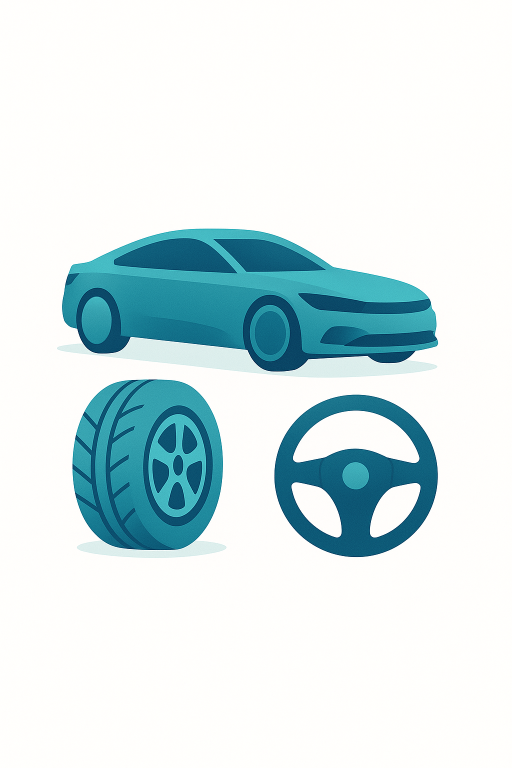
#> input picture reviewhub/src/assets/category_automotive.png, 1024 x 1536 px (shown at 1/2 size)
$ python -i visual_search_service.py   (imports and definitions only)
#> lines starting #> are read from the running program, lines starting #| are printed output that depends on the picture; after the words box and inside, x2 and y2 are one past the last pixel; in counts of white or black regions, pixels touching at a corner belong together
"""
Visual Search Service for ReviewHub

This service provides image-based product search capabilities using computer vision
and machine learning techniques to find visually similar products.
"""

import os
import json
import hashlib
import numpy as np
from PIL import Image, ImageOps
import requests
from io import BytesIO
from datetime import datetime, timedelta
from typing import List, Dict, Tuple, Optional
import logging

# Configure logging
# [1 line not run here, left out]
logger = logging.getLogger(__name__)

class VisualSearchService:
    """Service for handling visual search operations"""

    def __init__(self, app=None):
        self.app = app
        self.image_features_cache = {}
        self.similarity_threshold = 0.7
        self.max_results = 20

        # Image processing settings
        self.target_size = (224, 224)
        self.supported_formats = ['JPEG', 'JPG', 'PNG', 'WEBP']
        self.max_file_size = 10 * 1024 * 1024  # 10MB

        if app:
            self.init_app(app)

    # [38 lines left out: functions init_app, validate_image, not called in this run]

    def preprocess_image(self, image_path_or_file) -> np.ndarray:
        """Preprocess image for feature extraction"""
        try:
            # Load image
            if isinstance(image_path_or_file, str):
                image = Image.open(image_path_or_file)
            else:
                image = Image.open(image_path_or_file)

            # Convert to RGB if necessary
            if image.mode != 'RGB':
                image = image.convert('RGB')

            # Resize while maintaining aspect ratio
            image = ImageOps.fit(image, self.target_size, Image.Resampling.LANCZOS)

            # Convert to numpy array and normalize
            image_array = np.array(image, dtype=np.float32) / 255.0

            return image_array

        except Exception as e:
            logger.error(f"Error preprocessing image: {str(e)}")
            raise

    def extract_color_features(self, image_array: np.ndarray) -> Dict:
        """Extract color-based features from image"""
        try:
            # Calculate color histograms
            hist_r = np.histogram(image_array[:, :, 0], bins=32, range=(0, 1))[0]
            hist_g = np.histogram(image_array[:, :, 1], bins=32, range=(0, 1))[0]
            hist_b = np.histogram(image_array[:, :, 2], bins=32, range=(0, 1))[0]

            # Normalize histograms
            hist_r = hist_r / np.sum(hist_r)
            hist_g = hist_g / np.sum(hist_g)
            hist_b = hist_b / np.sum(hist_b)

            # Calculate dominant colors
            dominant_colors = self._get_dominant_colors(image_array)

            # Calculate average color
            avg_color = np.mean(image_array.reshape(-1, 3), axis=0)

            return {
                'color_histogram_r': hist_r.tolist(),
                'color_histogram_g': hist_g.tolist(),
                'color_histogram_b': hist_b.tolist(),
                'dominant_colors': dominant_colors,
                'average_color': avg_color.tolist()
            }

        except Exception as e:
            logger.error(f"Error extracting color features: {str(e)}")
            return {}

    def extract_texture_features(self, image_array: np.ndarray) -> Dict:
        """Extract texture-based features from image"""
        try:
            # Convert to grayscale
            gray = np.dot(image_array[...,:3], [0.2989, 0.5870, 0.1140])

            # Calculate texture features using simple statistical measures
            # In a production environment, you might use more sophisticated methods
            # like Local Binary Patterns (LBP) or Gabor filters

            # Standard deviation (texture roughness)
            texture_std = np.std(gray)

            # Edge density using simple gradient
            grad_x = np.abs(np.diff(gray, axis=1))
            grad_y = np.abs(np.diff(gray, axis=0))
            edge_density = (np.mean(grad_x) + np.mean(grad_y)) / 2

            # Contrast
            contrast = np.max(gray) - np.min(gray)

            return {
                'texture_std': float(texture_std),
                'edge_density': float(edge_density),
                'contrast': float(contrast)
            }

        except Exception as e:
            logger.error(f"Error extracting texture features: {str(e)}")
            return {}

    def extract_shape_features(self, image_array: np.ndarray) -> Dict:
        """Extract shape-based features from image"""
        try:
            # Convert to grayscale and threshold
            gray = np.dot(image_array[...,:3], [0.2989, 0.5870, 0.1140])
            threshold = np.mean(gray)
            binary = (gray > threshold).astype(np.uint8)

            # Calculate basic shape features
            # In production, you might use more sophisticated shape descriptors

            # Aspect ratio
            height, width = binary.shape
            aspect_ratio = width / height

            # Fill ratio (percentage of non-zero pixels)
            fill_ratio = np.sum(binary) / (height * width)

            # Compactness (simplified)
            perimeter = np.sum(np.abs(np.diff(binary, axis=0))) + np.sum(np.abs(np.diff(binary, axis=1)))
            area = np.sum(binary)
            compactness = (perimeter ** 2) / (4 * np.pi * area) if area > 0 else 0

            return {
                'aspect_ratio': float(aspect_ratio),
                'fill_ratio': float(fill_ratio),
                'compactness': float(compactness)
            }

        except Exception as e:
            logger.error(f"Error extracting shape features: {str(e)}")
            return {}

    def _get_dominant_colors(self, image_array: np.ndarray, k: int = 5) -> List[List[float]]:
        """Extract dominant colors using simple clustering"""
        try:
            # Reshape image to list of pixels
            pixels = image_array.reshape(-1, 3)

            # Simple k-means clustering (simplified implementation)
            # In production, you might use sklearn.cluster.KMeans

            # Random initialization
            np.random.seed(42)
            centroids = np.random.rand(k, 3)

            # Simple k-means iterations
            for _ in range(10):
                # Assign pixels to nearest centroid
                distances = np.sqrt(((pixels - centroids[:, np.newaxis])**2).sum(axis=2))
                closest_centroid = np.argmin(distances, axis=0)

                # Update centroids
                for i in range(k):
                    if np.sum(closest_centroid == i) > 0:
                        centroids[i] = np.mean(pixels[closest_centroid == i], axis=0)

            return centroids.tolist()

        except Exception as e:
            logger.error(f"Error extracting dominant colors: {str(e)}")
            return []

    def extract_features(self, image_path_or_file) -> Dict:
        """Extract comprehensive features from image"""
        try:
            # Preprocess image
            image_array = self.preprocess_image(image_path_or_file)
#> in preprocess_image, image is the input picture: PIL image 1024x1536 RGB; mean R, G, B 213.1, 230, 232.3
#> in preprocess_image, `image = ImageOps.fit(image, self.target_size, Image.Resampling.LANCZOS)`:
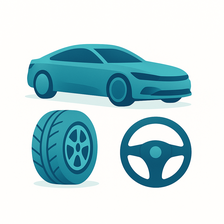
#> image: PIL image 224x224 RGB; mean R, G, B 192.2, 217.7, 222.2

            # Extract different types of features
            color_features = self.extract_color_features(image_array)
#> in extract_color_features, `hist_r = np.histogram(image_array[:, :, 0], bins=32, range=(0, 1))[0]`: hist_r = 32 values, max 34385 at index 31, min 34 at index 20, mean 1568
#> in extract_color_features, `hist_g = np.histogram(image_array[:, :, 1], bins=32, range=(0, 1))[0]`: hist_g = 32 values, max 34549 at index 31, min 0 at index 0, mean 1568
#> in extract_color_features, `hist_b = np.histogram(image_array[:, :, 2], bins=32, range=(0, 1))[0]`: hist_b = 32 values, max 34441 at index 31, min 0 at index 0, mean 1568
#> in extract_color_features, `hist_r = hist_r / np.sum(hist_r)`: hist_r = 32 values, max 0.685 at index 31, min 0.000678 at index 20, mean 0.0312
#> in extract_color_features, `hist_g = hist_g / np.sum(hist_g)`: hist_g = 32 values, max 0.689 at index 31, min 0 at index 0, mean 0.0312
#> in extract_color_features, `hist_b = hist_b / np.sum(hist_b)`: hist_b = 32 values, max 0.686 at index 31, min 0 at index 0, mean 0.0312
#> after the loop in _get_dominant_colors, `for _ in range(10):`: centroids = [[0.992, 0.992, 0.984], [0.0583, 0.362, 0.474], [0.209, 0.624, 0.68], [0.708, 0.0206, 0.97], [0.832, 0.212, 0.182]]
#> in extract_color_features, `dominant_colors = self._get_dominant_colors(image_array)`: dominant_colors has the same summary as centroids in _get_dominant_colors
#> in extract_color_features, `avg_color = np.mean(image_array.reshape(-1, 3), axis=0)`: avg_color = [0.754, 0.854, 0.872]
#> color_features = 5 items
            texture_features = self.extract_texture_features(image_array)
#> in extract_texture_features, `gray = np.dot(image_array[...,:3], [0.2989, 0.5870, 0.1140])`:
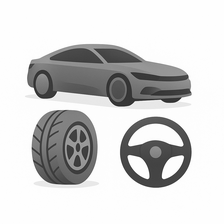
#> gray: shape (224, 224) float64; min 0.15, max 1, mean 0.826
#> in extract_texture_features, `texture_std = np.std(gray)`: texture_std = 0.275
#> in extract_texture_features, `grad_x = np.abs(np.diff(gray, axis=1))`:
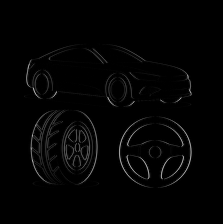
#> grad_x: shape (224, 223) float64; min 0, max 0.686, mean 0.0162
#> in extract_texture_features, `grad_y = np.abs(np.diff(gray, axis=0))`:
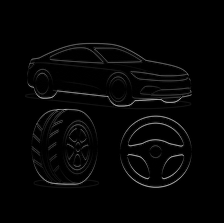
#> grad_y: shape (223, 224) float64; min 0, max 0.656, mean 0.0202
#> in extract_texture_features, `edge_density = (np.mean(grad_x) + np.mean(grad_y)) / 2`: edge_density = 0.0182
#> in extract_texture_features, `contrast = np.max(gray) - np.min(gray)`: contrast = 0.85
#> texture_features = {'texture_std': 0.275, 'edge_density': 0.0182, 'contrast': 0.85}
            shape_features = self.extract_shape_features(image_array)
#> in extract_shape_features, `threshold = np.mean(gray)`: threshold = 0.826
#> in extract_shape_features, `binary = (gray > threshold).astype(np.uint8)`:
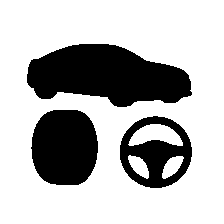
#> binary: shape (224, 224); values 0 (black) and 1 (white), 71.8% white; 3 black regions, box (x1, y1, x2, y2) and area: (27, 44, 192, 107) 7213, (31, 110, 98, 185) 4214, (120, 116, 192, 188) 2711
#> in extract_shape_features, `fill_ratio = np.sum(binary) / (height * width)`: fill_ratio = 0.718
#> in extract_shape_features, `perimeter = np.sum(np.abs(np.diff(binary, axis=0))) + np.sum(np.abs(np..`: perimeter = 178688
#> in extract_shape_features, `area = np.sum(binary)`: area = 36038
#> in extract_shape_features, `compactness = (perimeter ** 2) / (4 * np.pi * area) if area > 0 else 0`: compactness = 70505.1
#> shape_features = {'aspect_ratio': 1, 'fill_ratio': 0.718, 'compactness': 70505.1}

            # Combine all features
            features = {
                'color': color_features,
                'texture': texture_features,
                'shape': shape_features,
                'extracted_at': datetime.utcnow().isoformat()
            }

            return features

        except Exception as e:
            logger.error(f"Error extracting features: {str(e)}")
            raise

    # [255 lines left out: functions calculate_similarity, _calculate_color_similarity, _calculate_texture_similarity, _calculate_shape_similarity, save_image_features, load_image_features and 4 more, not called in this run]

# Global instance
visual_search_service = VisualSearchService()

>>> result = VisualSearchService().extract_features('../reviewhub/src/assets/category_automotive.png')
#> result = 4 items

$ run again, on reviewhub/src/assets/category_beauty.png
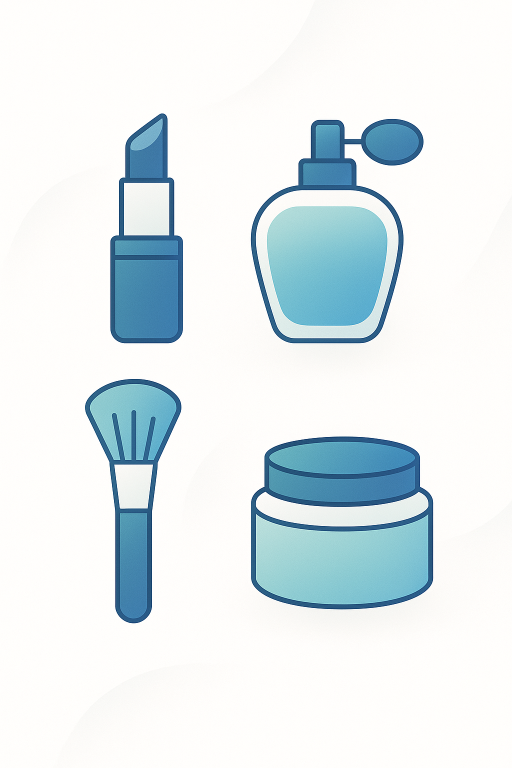
#> input picture reviewhub/src/assets/category_beauty.png, 1024 x 1536 px (shown at 1/2 size)
#> in preprocess_image, image is the input picture: PIL image 1024x1536 RGB; mean R, G, B 226.1, 235.6, 238.4
#> image: PIL image 224x224 RGB
#> in extract_color_features, `hist_r = np.histogram(image_array[:, :, 0], bins=32, range=(0, 1))[0]`: hist_r = 32 values, max 34746 at index 31, min 0 at index 0, mean 1568
#> in extract_color_features, `hist_g = np.histogram(image_array[:, :, 1], bins=32, range=(0, 1))[0]`: hist_g = 32 values, max 34638 at index 31, min 0 at index 0, mean 1568
#> in extract_color_features, `hist_b = np.histogram(image_array[:, :, 2], bins=32, range=(0, 1))[0]`: hist_b = 32 values, max 33189 at index 31, min 0 at index 0, mean 1568
#> in extract_color_features, `hist_r = hist_r / np.sum(hist_r)`: hist_r = 32 values, max 0.692 at index 31, min 0 at index 0, mean 0.0312
#> in extract_color_features, `hist_g = hist_g / np.sum(hist_g)`: hist_g = 32 values, max 0.69 at index 31, min 0 at index 0, mean 0.0312
#> in extract_color_features, `hist_b = hist_b / np.sum(hist_b)`: hist_b = 32 values, max 0.661 at index 31, min 0 at index 0, mean 0.0312
#> after the loop in _get_dominant_colors, `for _ in range(10):`: centroids = [[0.991, 0.988, 0.98], [0.232, 0.461, 0.613], [0.533, 0.766, 0.815], [0.708, 0.0206, 0.97], [0.832, 0.212, 0.182]]
#> dominant_colors has the same summary as centroids in _get_dominant_colors
#> avg_color = [0.833, 0.89, 0.911]
#> color_features = 5 items
#> texture_std = 0.208
#> in extract_texture_features, `grad_y = np.abs(np.diff(gray, axis=0))`:
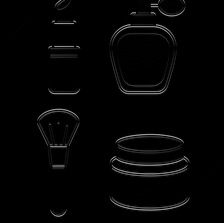
#> grad_y: shape (223, 224) float64; min 0, max 0.61, mean 0.019
#> edge_density = 0.0204
#> contrast = 0.788
#> texture_features = {'texture_std': 0.208, 'edge_density': 0.0204, 'contrast': 0.788}
#> threshold = 0.875
#> in extract_shape_features, `binary = (gray > threshold).astype(np.uint8)`:
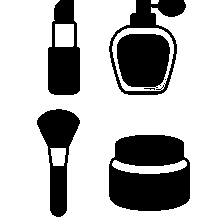
#> binary: shape (224, 224); values 0 (black) and 1 (white), 73.4% white; 7 black regions (2 under 20 px), largest, box (x1, y1, x2, y2) and area: (109, 135, 190, 211) 4939, (117, 34, 170, 88) 2441, (37, 109, 80, 217) 2197, (48, 0, 80, 95) 2115, (109, 0, 186, 95) 1628
#> fill_ratio = 0.734
#> perimeter = 264246
#> area = 36842
#> compactness = 150821.7
#> shape_features = {'aspect_ratio': 1, 'fill_ratio': 0.734, 'compactness': 150821.7}
#> result = 4 items

$ run again, on reviewhub/src/assets/category_home.png
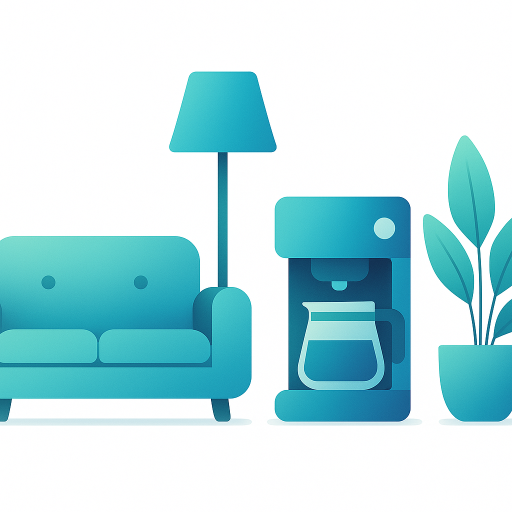
#> input picture reviewhub/src/assets/category_home.png, 1024 x 1024 px (shown at 1/2 size)
#> in preprocess_image, image is the input picture: PIL image 1024x1024 RGB; mean R, G, B 185.3, 224.4, 229.6
#> image: PIL image 224x224 RGB
#> in extract_color_features, `hist_r = np.histogram(image_array[:, :, 0], bins=32, range=(0, 1))[0]`: hist_r = 32 values, max 31780 at index 31, min 43 at index 24, mean 1568
#> in extract_color_features, `hist_g = np.histogram(image_array[:, :, 1], bins=32, range=(0, 1))[0]`: hist_g = 32 values, max 32045 at index 31, min 0 at index 0, mean 1568
#> in extract_color_features, `hist_b = np.histogram(image_array[:, :, 2], bins=32, range=(0, 1))[0]`: hist_b = 32 values, max 32064 at index 31, min 0 at index 0, mean 1568
#> in extract_color_features, `hist_r = hist_r / np.sum(hist_r)`: hist_r = 32 values, max 0.633 at index 31, min 0.000857 at index 24, mean 0.0312
#> in extract_color_features, `hist_g = hist_g / np.sum(hist_g)`: hist_g = 32 values, max 0.639 at index 31, min 0 at index 0, mean 0.0312
#> in extract_color_features, `hist_b = hist_b / np.sum(hist_b)`: hist_b has the same summary as hist_g
#> after the loop in _get_dominant_colors, `for _ in range(10):`: centroids = [[0.991, 0.995, 0.996], [0.0964, 0.494, 0.612], [0.27, 0.74, 0.769], [0.708, 0.0206, 0.97], [0.832, 0.212, 0.182]]
#> dominant_colors has the same summary as centroids in _get_dominant_colors
#> avg_color = [0.726, 0.88, 0.901]
#> color_features = 5 items
#> texture_std = 0.232
#> in extract_texture_features, `grad_y = np.abs(np.diff(gray, axis=0))`:
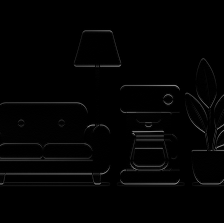
#> grad_y: shape (223, 224) float64; min 0, max 0.534, mean 0.0136
#> edge_density = 0.0144
#> contrast = 0.849
#> texture_features = {'texture_std': 0.232, 'edge_density': 0.0144, 'contrast': 0.849}
#> threshold = 0.836
#> in extract_shape_features, `binary = (gray > threshold).astype(np.uint8)`:
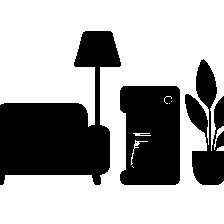
#> binary: shape (224, 224); values 0 (black) and 1 (white), 65.4% white; 4 black regions (1 under 20 px), largest, box (x1, y1, x2, y2) and area: (0, 31, 121, 185) 9141, (120, 86, 180, 185) 5439, (185, 59, 224, 185) 2761
#> fill_ratio = 0.654
#> perimeter = 225797
#> area = 32834
#> compactness = 123567
#> shape_features = {'aspect_ratio': 1, 'fill_ratio': 0.654, 'compactness': 123567}
#> result = 4 items
